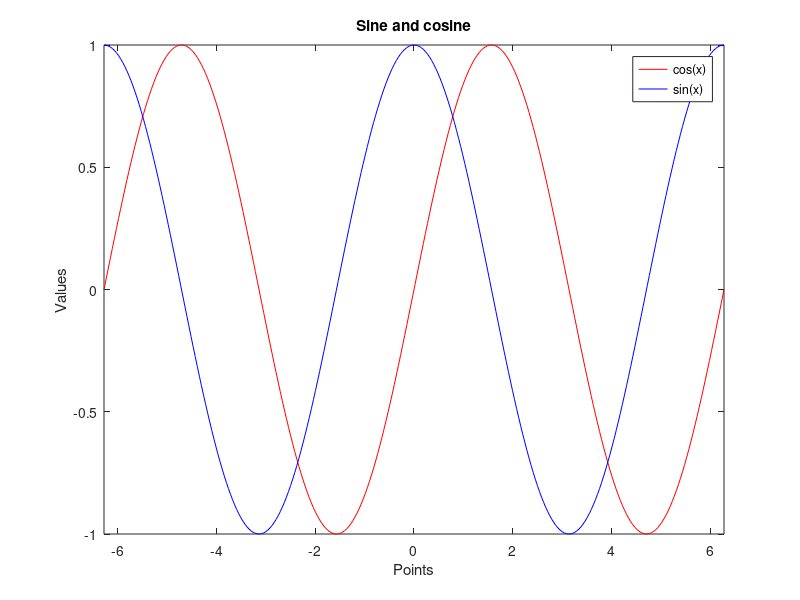

Reproduce this figure in MATLAB.
%% CRV_01_Write a Script 
% name:Pilar Navarro Ramírez
% student number: 3086150

%% Clean up 

clear
close all
clc
%% Plotting
v=linspace(-2*pi,2*pi,300);
c=cos(v);
s=sin(v);

plot(v,s,'r-')
hold on
plot(v,c,'b-')
title('Sine and cosine')
ylabel('Values')
xlabel('Points')
legend('cos(x)','sin(x)')
xlim([-2*pi,2*pi])

